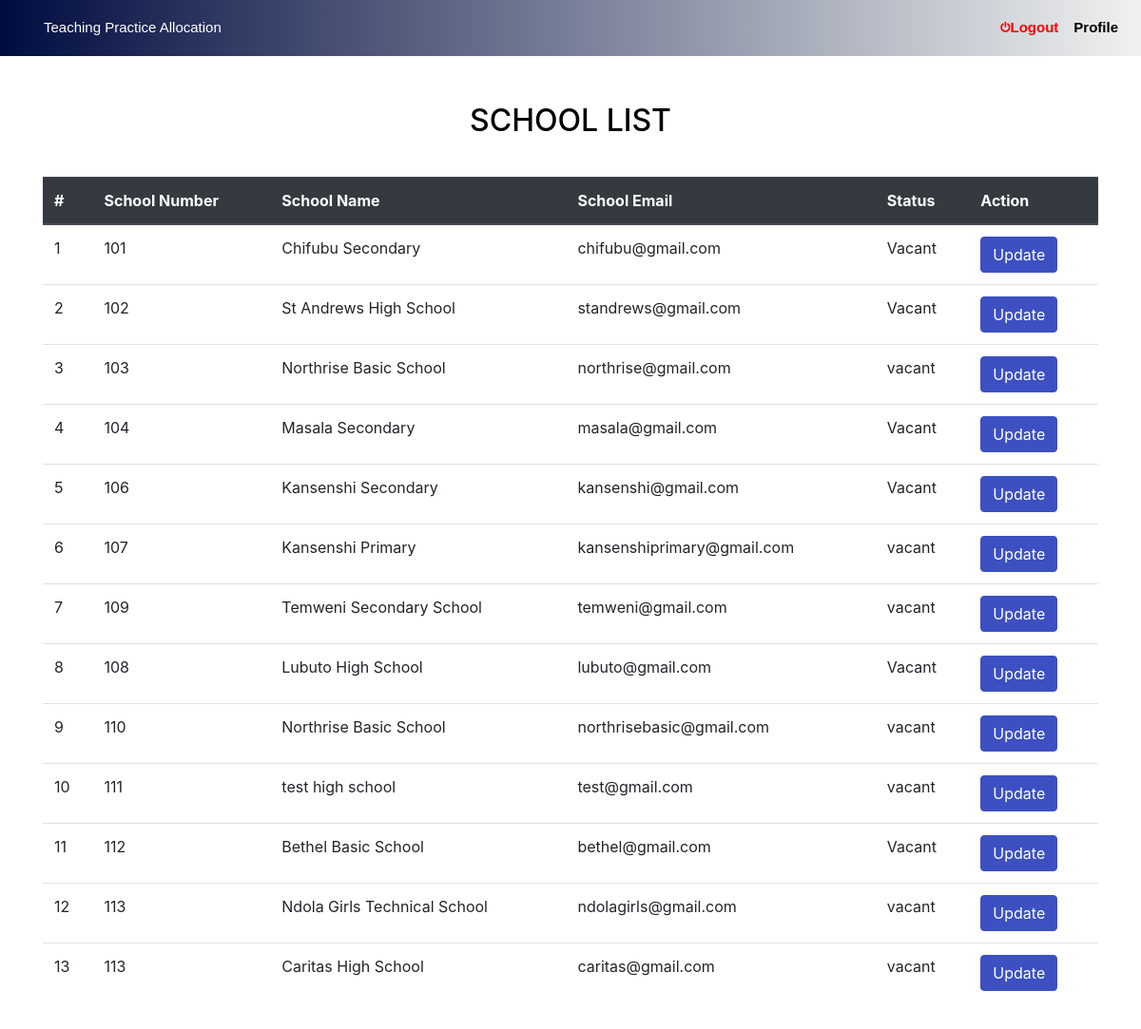
The page /admin/schoolList.php on the database as committed earlier.
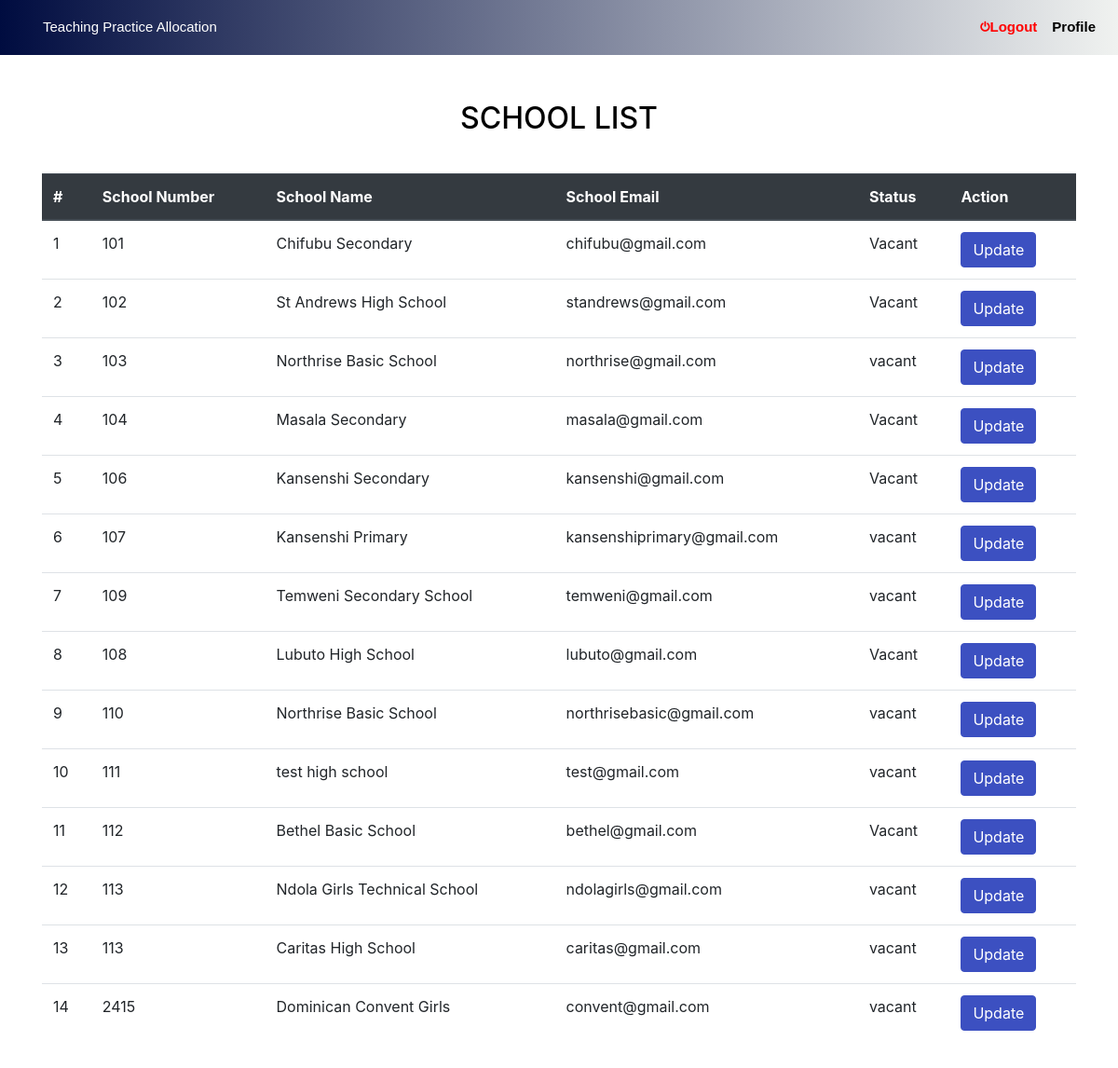
The same page on the database as committed later.
### tables this page shows
CREATE TABLE IF NOT EXISTS `school` (
  `id` int(10) NOT NULL AUTO_INCREMENT,
  `school_number` int(11) NOT NULL,
  `name` varchar(255) NOT NULL,
  `status` varchar(10) NOT NULL,
  `email` varchar(255) NOT NULL,
  PRIMARY KEY (`id`)
);

### admin/schoolList.php (the view)
<?php
    include('../includes/head.php');
    include('../includes/connect.php');
?>
<div class="container">
        <div class="col-md-8">
            <form class="form-group" action="doctorsearch.php" method="post">
                <div class="row">
                    <div class="col-md-10"><input type="text" name="doctor_contact"
                            placeholder="Enter Email ID" class="form-control"></div>
                    <div class="col-md-2"><input type="submit" name="doctor_search_submit"
                            class="btn btn-primary" value="Search"></div>
                </div>
            </form>
        </div>
        <table class="table table-hover">
        <h2 class="text-center " style="margin-bottom: 40px; color: black; margin-top: 70px;">SCHOOL LIST</h2>
            <thead class="thead-dark">
                <tr>
                    <th scope="col">#</th>
                    <th scope="col">School Number</th>
                    <th scope="col">School Name</th>
                    <th scope="col">School Email</th>
                    <th scope="col">Status</th>
                    <th scope="col">Action</th>
                </tr>
            </thead>
            <tbody>
                <?php
                    $query = "select * from school";
                    $result = mysqli_query($con,$query);
                    $cnt=1;
                    while ($row = mysqli_fetch_array($result)){
                      $id = $row['id'];
                      $school_number = $row['school_number'];
                      $name = $row['name'];
                      $email = $row['email'];
                      $status = $row['status'];
                      echo "<tr>
                        <td>$cnt</td>
                        <td>$school_number</td>
                        <td>$name</td>
                        <td>$email</td>
                        <td>$status</td>
                        <td>
                            <a href='update.php?id=$id' class='btn btn-primary'>Update</a>
                        </td>
                      </tr>";
                   $cnt++; }
                  ?>
            </tbody>
        </table>
        <br>
    </div>

Rows that differ between the two databases and show on the page:
added school: school_number "2415", name "Dominican Convent Girls", email "convent@gmail.com", status "vacant"
